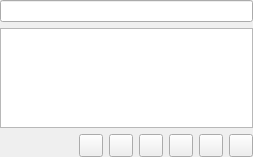
<?xml version="1.0" encoding="UTF-8"?>
<ui version="4.0">
 <class>StreamsPage</class>
 <widget class="QWidget" name="StreamsPage">
  <property name="geometry">
   <rect>
    <x>0</x>
    <y>0</y>
    <width>253</width>
    <height>157</height>
   </rect>
  </property>
  <property name="windowTitle">
   <string>Form</string>
  </property>
  <layout class="QGridLayout" name="gridLayout">
   <property name="margin">
    <number>0</number>
   </property>
   <item row="0" column="0" colspan="7">
    <widget class="LineEdit" name="search">
     <property name="toolTip">
      <string/>
     </property>
    </widget>
   </item>
   <item row="1" column="0" colspan="7">
    <widget class="TreeView" name="view">
     <property name="rootIsDecorated">
      <bool>false</bool>
     </property>
    </widget>
   </item>
   <item row="2" column="0">
    <spacer name="horizontalSpacer">
     <property name="orientation">
      <enum>Qt::Horizontal</enum>
     </property>
     <property name="sizeHint" stdset="0">
      <size>
       <width>130</width>
       <height>20</height>
      </size>
     </property>
    </spacer>
   </item>
   <item row="2" column="1">
    <widget class="QToolButton" name="importStreams"/>
   </item>
   <item row="2" column="2">
    <widget class="QToolButton" name="exportStreams"/>
   </item>
   <item row="2" column="3">
    <widget class="QToolButton" name="addStream"/>
   </item>
   <item row="2" column="4">
    <widget class="QToolButton" name="removeStream"/>
   </item>
   <item row="2" column="5">
    <widget class="QToolButton" name="editStream"/>
   </item>
   <item row="2" column="6">
    <widget class="QToolButton" name="replacePlaylist"/>
   </item>
  </layout>
 </widget>
 <customwidgets>
  <customwidget>
   <class>TreeView</class>
   <extends>QTreeView</extends>
   <header>treeview.h</header>
  </customwidget>
  <customwidget>
   <class>LineEdit</class>
   <extends>QLineEdit</extends>
   <header>lineedit.h</header>
  </customwidget>
 </customwidgets>
 <resources/>
 <connections/>
</ui>
